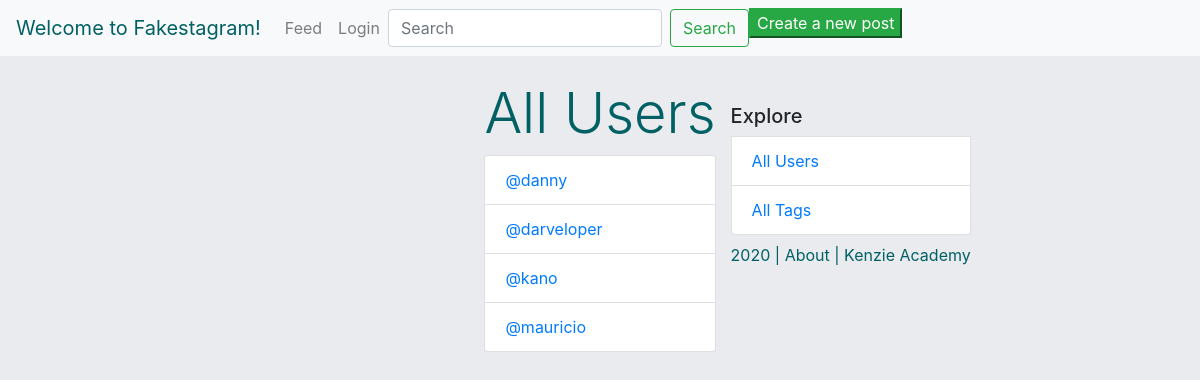
/users/, run on an earlier commit of the app's database.
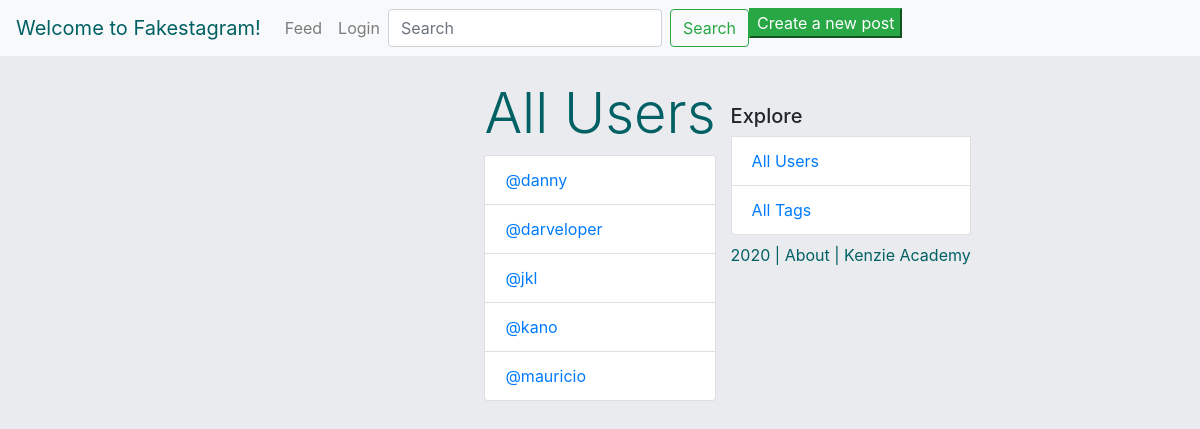
And on a later commit of the database.
### authentication/models.py (models this page shows, shortened)
class Author(AbstractBaseUser):
    name = models.CharField(max_length=50)
    username = models.CharField(max_length=50, unique=True)
    slug = models.SlugField(null=False, unique=True)
    email = models.EmailField(max_length=100, unique=True)
    active = models.BooleanField(default=True)
    staff = models.BooleanField(default=False)
    admin = models.BooleanField(default=False)
    following = models.ManyToManyField(
        'self',
        related_name="following"
    )
    USERNAME_FIELD = 'username'
    REQUIRED_FIELDS = ['email', 'name']
    objects = AuthorManager()

### authentication/views.py (the view)
# urls.py: path('users/', all_users_view, name="all_users"),
def all_users_view(request):
    template = 'all_users.html'
    users = Author.objects.all().order_by('username')
    context = {
        'users': users,
    }
    return render(request, template, context)

### authentication/templates/all_users.html (shortened to what this page needs)
{% extends 'base.html' %}
{% block content %}
    <div class="col d-flex mt-5 align-left" >
    </div>
    <div class="feed" style="margin-bottom: 10rem;">
        <h1 class='display-4 mt-4 text-center' style="color: #016064;">
            All Users
        </h1>
         <ul class="list-group">
        {% for user in users %}
           <li class="list-group-item list-group-item-action">
                <a href="{% url 'profile' slug=user.slug %}">@{{user.slug}}</a>
            </li>
        {% endfor %}
        </ul>
    </div>
{% endblock%}

What changed in the data, as far as the page shows it:
added Author: slug "jkl"
